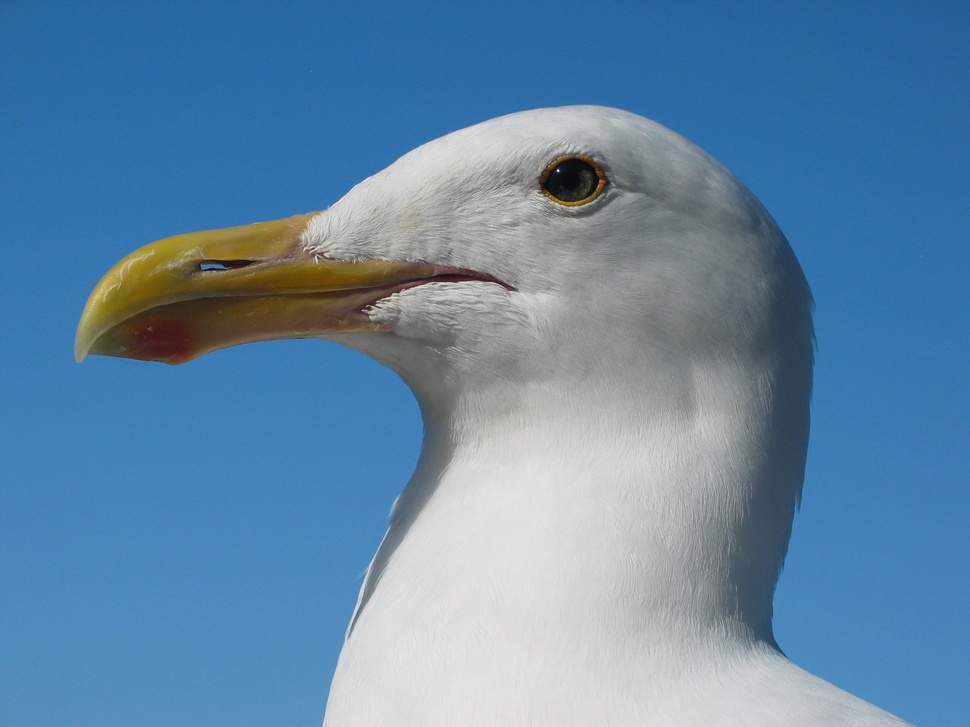
#> input picture dataset/False/10.jpeg, 970 x 727 px, shrunk from 2272 x 1704 before the run
$ jupyter execute --allow-errors processing.ipynb   (older library calls are emulated)
#> lines starting #> are read from the running program, lines starting #| are printed output that depends on the picture; after the words box and inside, x2 and y2 are one past the last pixel; in counts of white or black regions, pixels touching at a corner belong together
[cell 1]
import numpy as np
import pandas as pd
import cv2
import matplotlib.pyplot as plt
import pathlib
import os
from sklearn.svm import SVC
from sklearn.metrics import make_scorer, accuracy_score, precision_score, recall_score, f1_score, roc_auc_score
import joblib

[cell 2]
def feature_extraction(img_in, mask):
    feature = {'mean_0': [],
               'mean_1': [],
               'mean_2': [],
               'median_0': [],
               'median_1': [],
               'median_2': [],
              }

    feature['mean_0'].append(int(np.mean(img_in[:, :, 0][mask == 0])))
    feature['mean_1'].append(int(np.mean(img_in[:, :, 1][mask == 0])))
    feature['mean_2'].append(int(np.mean(img_in[:, :, 2][mask == 0])))
    feature['median_0'].append(int(np.median(img_in[:, :, 0][mask == 0])))
    feature['median_1'].append(int(np.median(img_in[:, :, 1][mask == 0])))
    feature['median_2'].append(int(np.median(img_in[:, :, 2][mask == 0])))

    df = pd.DataFrame.from_dict(feature)

    return df

[cell 3]
def histogram_equalization(img_in):

    # segregate color streams
    b, g, r = cv2.split(img_in)
    h_b, _ = np.histogram(b, 256, [0, 256])
    h_g, _ = np.histogram(g, 256, [0, 256])
    h_r, _ = np.histogram(r, 256, [0, 256])

    # Cumulative distribution function
    cdf_b = np.cumsum(h_b)
    cdf_g = np.cumsum(h_g)
    cdf_r = np.cumsum(h_r)

    # Normalize the cumulative distribution function
    cdf_norm_b = np.ma.masked_equal(cdf_b, 0)
    cdf_norm_b = ((cdf_norm_b - cdf_norm_b.min()) * 255 / (cdf_norm_b.max() - cdf_norm_b.min()))
    cdf_final_b = np.ma.filled(cdf_norm_b, 0).astype("uint8")
    cdf_norm_g = np.ma.masked_equal(cdf_g, 0)
    cdf_norm_g = ((cdf_norm_g - cdf_norm_g.min()) * 255 / (cdf_norm_g.max() - cdf_norm_g.min()))
    cdf_final_g = np.ma.filled(cdf_norm_g, 0).astype("uint8")
    cdf_norm_r = np.ma.masked_equal(cdf_r, 0)
    cdf_norm_r = ((cdf_norm_r - cdf_norm_r.min()) * 255 / (cdf_norm_r.max() - cdf_norm_r.min()))
    cdf_final_r = np.ma.filled(cdf_norm_r, 0).astype("uint8")

    # merge the images in the three channels
    img_b = cdf_final_b[b]
    img_g = cdf_final_g[g]
    img_r = cdf_final_r[r]
    img_out = cv2.merge((img_b, img_g, img_r))
    return img_out

[cell 4]
def sharpening(img_in):
    kernel = np.array([[-1, -1, -1], [-1, 9, -1], [-1, -1, -1]])
    sharpened = cv2.filter2D(img_in, -1, kernel)
    return sharpened

[cell 5]
def remove_background(img_in):
    img_edge, significant = segmentation_by_edge(img_in)
    mask = img_edge.copy()
    mask[mask > 0] = 0
    cv2.fillPoly(mask, significant, 255)
    mask = np.logical_not(mask)
    img_in[mask] = 255
    return img_in, mask

[cell 6]
def segmentation_by_edge(img_in):
    # step1: remove noise
    img = cv2.GaussianBlur(img_in, (5, 5), 0)

    # step2: edge detection
    # finding the max intesity from among the R,G and B edges. img_edge = np.max(
    img_edge = np.max(np.array([
            edge_detection(img[:, :, 0]),
            edge_detection(img[:, :, 1]),
            edge_detection(img[:, :, 2]),
        ]),axis = 0,)

    # step3: Remove the false edge
    mean = np.mean(img_edge)
    img_edge[img_edge <= mean * 1.5] = 0
    # step4 , step5 : Loss of rupture and find contours
    img_edge = np.asarray(img_edge, np.uint8)
    contours, heirarchy = cv2.findContours(img_edge, cv2.RETR_TREE, cv2.CHAIN_APPROX_SIMPLE)

    contours_level1 = []
    for i, tupl in enumerate(heirarchy[0]):
        if tupl[3] == -1:
            tupl = np.insert(tupl, 0, [i])
            contours_level1.append(tupl)
    contours_significant = []
    contors_tooSmall = img_edge.size * 5 / 100
    for tupl in contours_level1:
        contour = contours[tupl[0]]
        area = cv2.contourArea(contour)
        if area > contors_tooSmall:
            contours_significant.append([contour, area])
            cv2.drawContours(img, [contour], 0, (0, 255, 0), 2, cv2.LINE_AA, maxLevel=1)
    contours_significant.sort(key=lambda x: x[1])
    significant = [x[0] for x in contours_significant]
    return (img_edge, significant)

[cell 7]
def edge_detection(channel):
    sobelX = cv2.Sobel(channel, cv2.CV_16S, 1, 0)
    sobelY = cv2.Sobel(channel, cv2.CV_16S, 0, 1)
    sobel = np.hypot(sobelX, sobelY)
    sobel[sobel > 255] = 255
    return sobel

[cell 8]
# image_path = 'dataset/True/36.jpg'
image_path = 'dataset/False/10.jpeg'

image = cv2.imread(image_path)
#> image is the input picture: shape (727, 970, 3); mean B, G, R 166.6, 134.5, 97.1
path = os.path.join('result', pathlib.Path(image_path).name)
isExist = os.path.exists(path)
if not isExist:
    os.mkdir(path)

plt.imshow(cv2.cvtColor(image, cv2.COLOR_BGR2RGB))
plt.title("Original Image")
plt.axis("off")
cv2.imwrite(os.path.join(path,'main_image.png'),image)
#> Out = True

[cell 9]
img = np.asarray(image)
flat = img.flatten()

plt.hist(flat, bins=50)
plt.title("Before Applied Histogram Equalization")
plt.savefig(os.path.join(path,'hist_before.png'))

[cell 10]
img_out = histogram_equalization(image)
#> in histogram_equalization, `b, g, r = cv2.split(img_in)`:
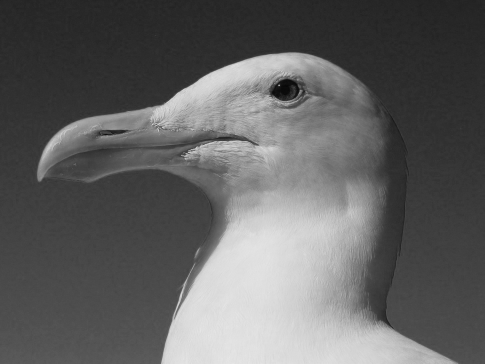
#> r: shape (727, 970) (shown at 1/2 size); min 0, max 254, mean 97.1
#> in histogram_equalization, `h_b, _ = np.histogram(b, 256, [0, 256])`: h_b = 256 values, max 27352 at index 187, min 0 at index 241, mean 2754.6
#> in histogram_equalization, `h_g, _ = np.histogram(g, 256, [0, 256])`: h_g = 256 values, max 17260 at index 105, min 0 at index 0, mean 2754.6
#> in histogram_equalization, `h_r, _ = np.histogram(r, 256, [0, 256])`: h_r = 256 values, max 20096 at index 42, min 0 at index 1, mean 2754.6
#> in histogram_equalization, `cdf_b = np.cumsum(h_b)`: cdf_b = 256 values from 25 to 705190
#> in histogram_equalization, `cdf_g = np.cumsum(h_g)`: cdf_g = 256 values from 0 to 705190
#> in histogram_equalization, `cdf_r = np.cumsum(h_r)`: cdf_r = 256 values from 2 to 705190
#> in histogram_equalization, `cdf_final_b = np.ma.filled(cdf_norm_b, 0).astype("uint8")`: cdf_final_b = 256 values from 0 to 255
#> in histogram_equalization, `img_out = cv2.merge((img_b, img_g, img_r))`:
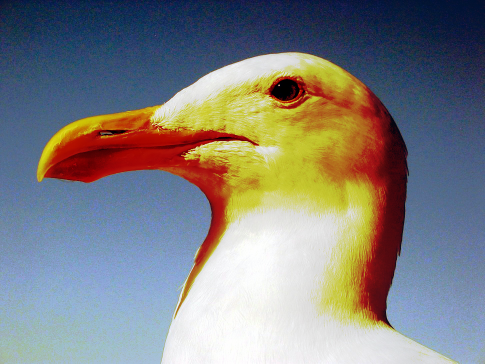
#> img_out: shape (727, 970, 3) (shown at 1/2 size); mean B, G, R 128.9, 128.5, 128.4

plt.imshow(cv2.cvtColor(img_out, cv2.COLOR_BGR2RGB))
plt.title("Applied Histogram Equalization")
plt.axis("off")
cv2.imwrite(os.path.join(path,'histogram_equalization.png'),img_out)
#> Out = True

[cell 11]
flat = img_out.flatten()
plt.hist(flat, bins=50)
plt.title("After Applied Histogram Equalization")
plt.savefig(os.path.join(path,'hist_after.png'))

[cell 12]
img_out = sharpening(image)
plt.imshow(cv2.cvtColor(img_out, cv2.COLOR_BGR2RGB))
plt.title("Applied Sharpening")
plt.axis("off")
plt.savefig(os.path.join(path,'sharpening.png'))

[cell 13]
img_out, mask = remove_background(image)
#> in edge_detection (call 3), `sobel[sobel > 255] = 255`:
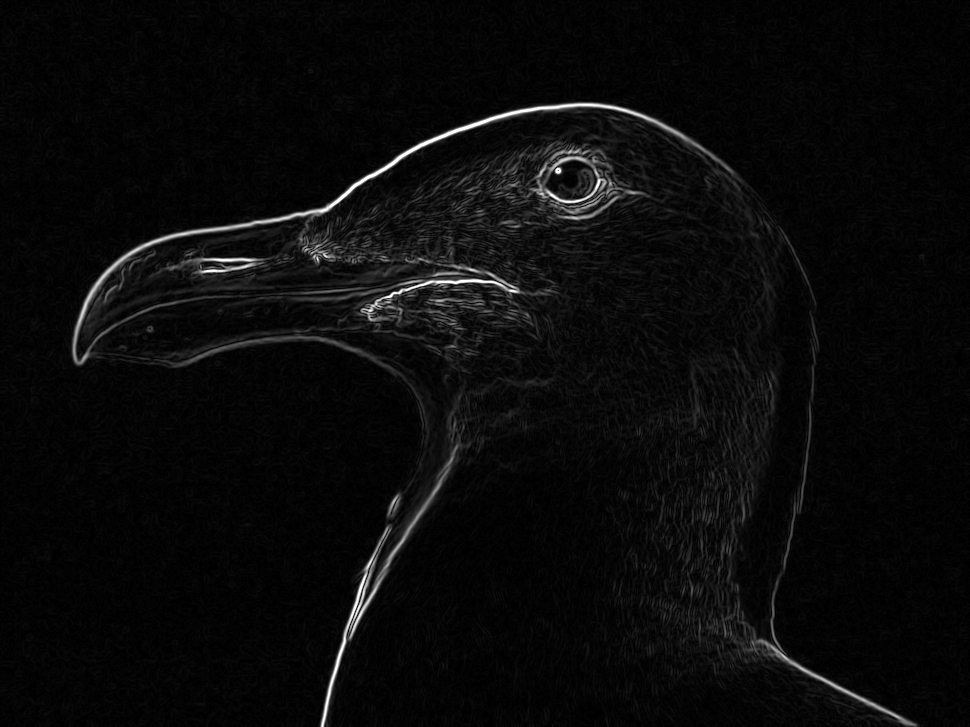
#> sobel: shape (727, 970) float32; min 0, max 255, mean 10.3
#> in segmentation_by_edge, `mean = np.mean(img_edge)`: mean = 12.97
#> in segmentation_by_edge, `contours, heirarchy = cv2.findContours(img_edge, cv2.RETR_TREE, cv2.CH..`: contours = 2552 contours, 2286 with area under 20; largest, box (x1, y1, x2, y2) and area: (71, 101, 919, 727) 96798, (101, 296, 359, 357) 8224, (102, 266, 195, 315) 1020, (695, 417, 739, 533) 934, (256, 271, 343, 294) 802
#> the loop in segmentation_by_edge, `for i, tupl in enumerate(heirarchy[0]):` made 2552 passes
#> tupl on passes 1 to 8: [0, 1, -1, -1, -1], [1, 2, 0, -1, -1], [2, 3, 1, -1, -1], [3, 4, 2, -1, -1], [4, 5, 3, -1, -1], [5, 6, 4, -1, -1], [6, 7, 5, -1, -1], [7, 8, 6, -1, -1]
#> after the loop in segmentation_by_edge, `for i, tupl in enumerate(heirarchy[0]):`: contours_level1 = 973 items, first 6: [0, 1, -1, -1, -1], [1, 2, 0, -1, -1], [2, 3, 1, -1, -1], [3, 4, 2, -1, -1], [4, 5, 3, -1, -1], [5, 6, 4, -1, -1]
#> the loop in segmentation_by_edge, `for tupl in contours_level1:` made 973 passes
#> (tupl, area) on passes 20, 37: ([19, 20, 18, -1, -1], 52), ([36, 37, 35, -1, -1], 22.5)
#> after the loop in segmentation_by_edge, `for tupl in contours_level1:`:
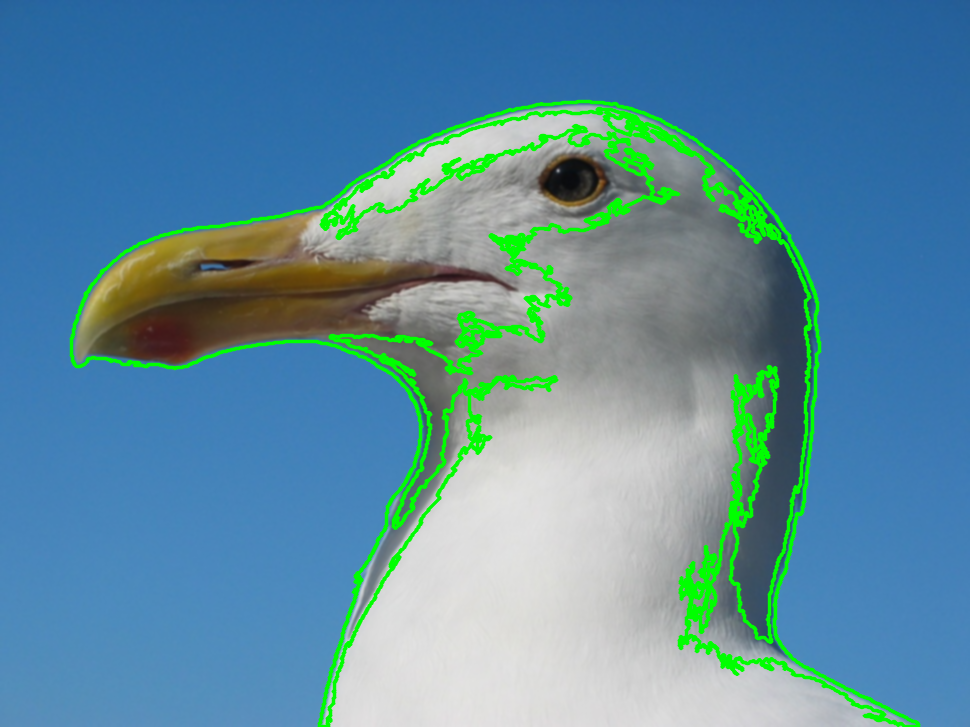
#> img: shape (727, 970, 3); mean B, G, R 158.9, 140.3, 91.2
#> after the loop in segmentation_by_edge, `for tupl in contours_level1:`: contours_significant = 1 item
#> in segmentation_by_edge, `significant = [x[0] for x in contours_significant]`: significant = 1 contour; box (x1, y1, x2, y2) and area: (71, 101, 919, 727) 96798
#> in remove_background, `cv2.fillPoly(mask, significant, 255)`:
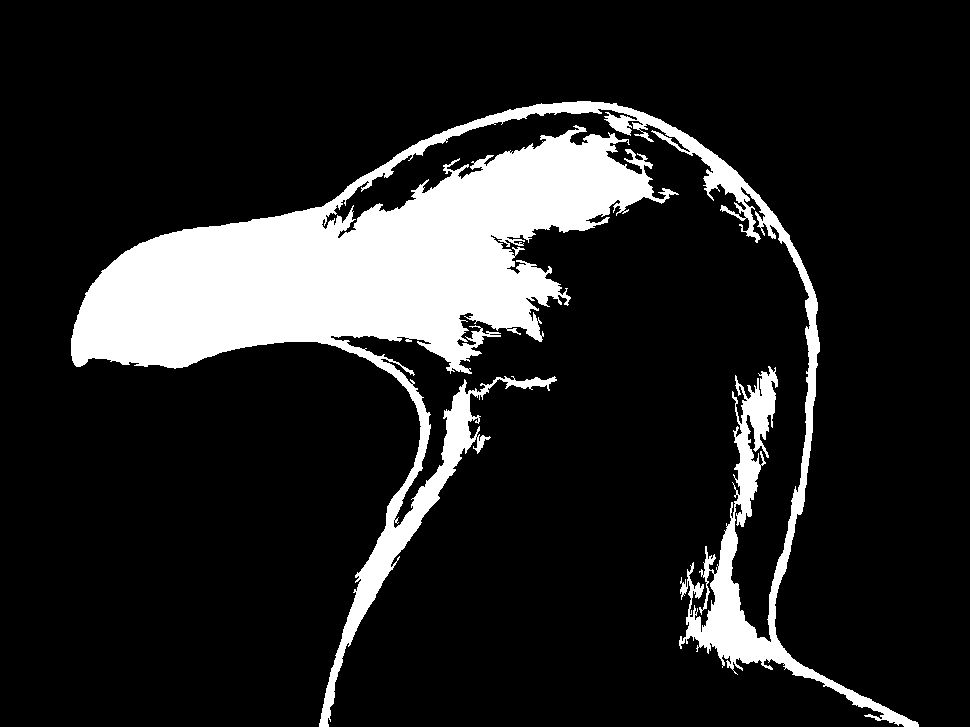
#> mask: shape (727, 970); 14.4% white; 1 white region, box (x1, y1, x2, y2) and area: (71, 101, 919, 727) 101893
#> in remove_background, `img_in[mask] = 255`:
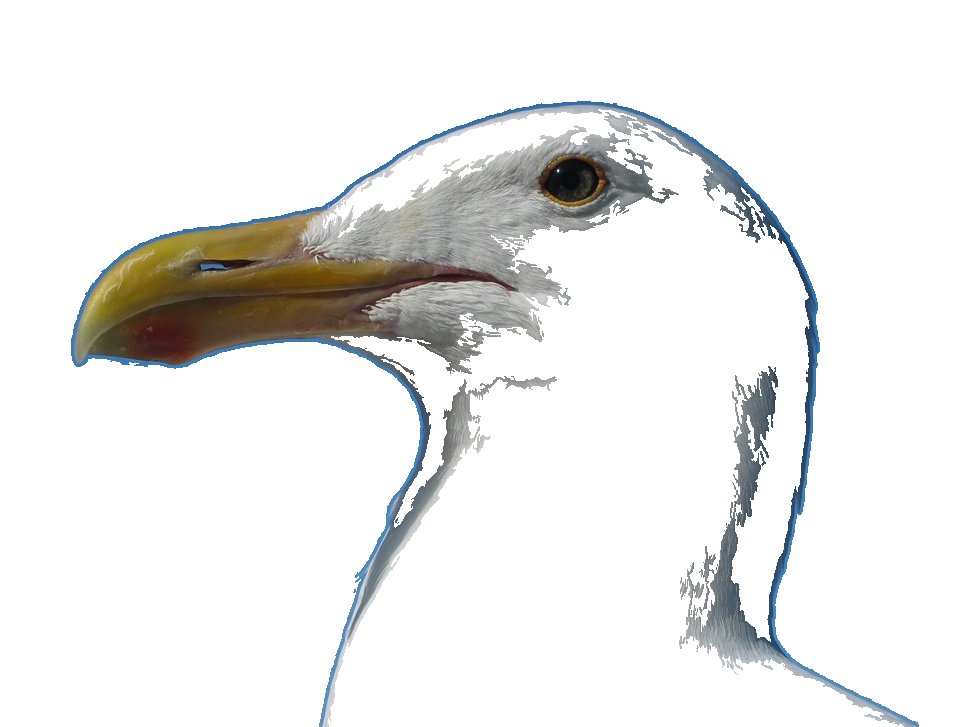
#> img_in: shape (727, 970, 3); mean B, G, R 234.7, 235.6, 235.6
plt.imshow(cv2.cvtColor(img_out, cv2.COLOR_BGR2RGB))
plt.title("Applied Remove Background")
plt.axis("off")
plt.savefig(os.path.join(path,'remove_background.png'))

[cell 14]
X_test = feature_extraction(img_out, mask)
#> X_test = table of 1 rows and 6 columns
X_test
#> Out = table of 1 rows and 6 columns

$ run again, with dataset/True/36.jpg copied over dataset/False/10.jpeg
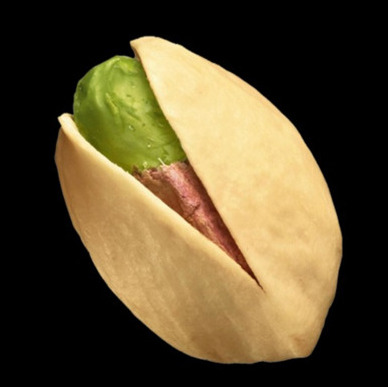
#> input picture dataset/True/36.jpg, 388 x 387 px
#> image is the input picture: shape (387, 388, 3); mean B, G, R 47.4, 76.9, 91
#> `cv2.imwrite(os.path.join(path,'main_image.png'),image)`: Out = True
#> h_b = 256 values, max 76635 at index 0, min 0 at index 214, mean 586.5
#> h_g = 256 values, max 76889 at index 0, min 0 at index 251, mean 586.5
#> h_r = 256 values, max 76525 at index 0, min 5 at index 39, mean 586.5
#> cdf_b = 256 values from 76635 to 150156
#> cdf_g = 256 values from 76889 to 150156
#> cdf_r = 256 values from 76525 to 150156
#> cdf_final_b = 256 values from 0 to 255
#> `cv2.imwrite(os.path.join(path,'histogram_equalization.png'),img_out)`: Out = True
#> mean = 21.7
#> contours = 437 contours, 403 with area under 20; largest, box (x1, y1, x2, y2) and area: (52, 33, 345, 367) 70046, (57, 38, 339, 362) 45629, (75, 84, 165, 170) 2939, (99, 65, 125, 101) 394, (147, 180, 183, 214) 392
#> the loop in segmentation_by_edge, `for i, tupl in enumerate(heirarchy[0]):` made 437 passes
#> tupl on passes 1 to 8: [0, -1, -1, 1, -1], [2, -1, -1, 0], [3, 1, -1, 0], [4, 2, -1, 0], [5, 3, -1, 0], [6, 4, -1, 0], [7, 5, -1, 0], [8, 6, -1, 0]
#> after the loop in segmentation_by_edge, `for i, tupl in enumerate(heirarchy[0]):`: contours_level1 = [[0, -1, -1, 1, -1]]
#> the loop in segmentation_by_edge, `for tupl in contours_level1:` made 1 pass
#> (tupl, area) on pass 1: ([0, -1, -1, 1, -1], 70046)
#> after the loop in segmentation_by_edge, `for tupl in contours_level1:`:
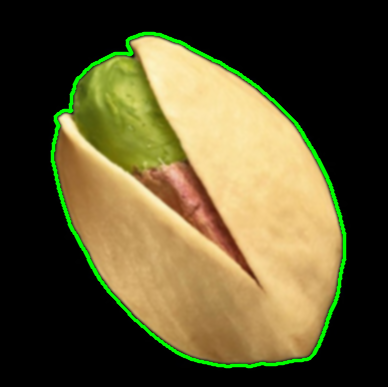
#> img: shape (387, 388, 3); mean B, G, R 47.2, 82.9, 90.7
#> after the loop in segmentation_by_edge, `for tupl in contours_level1:`: contours_significant = 1 item
#> in segmentation_by_edge, `significant = [x[0] for x in contours_significant]`: significant = 1 contour; box (x1, y1, x2, y2) and area: (52, 33, 345, 367) 70046
#> in remove_background, `img_in[mask] = 255`:
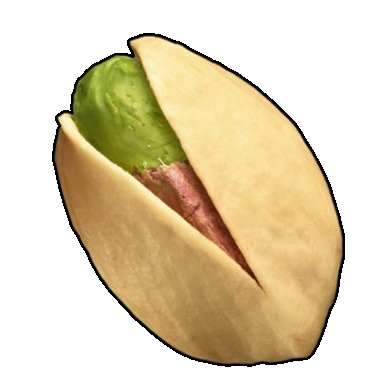
#> img_in: shape (387, 388, 3); mean B, G, R 182.6, 212.2, 226.2
#> X_test = table of 1 rows and 6 columns

$ run again, with dataset/False/11.jpeg copied over dataset/False/10.jpeg
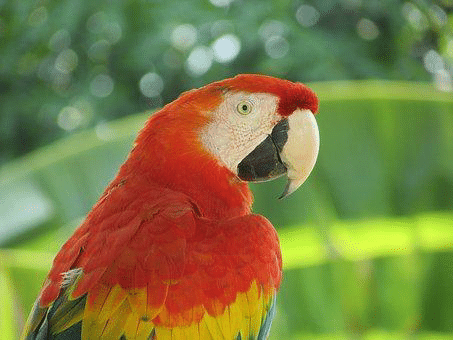
#> input picture dataset/False/11.jpeg, 453 x 340 px
#> image is the input picture: shape (340, 453, 3); mean B, G, R 68.7, 124.5, 125.6
#> `cv2.imwrite(os.path.join(path,'main_image.png'),image)`: Out = True
#> h_b = 256 values, max 4492 at index 27, min 0 at index 0, mean 601.6
#> h_g = 256 values, max 3375 at index 118, min 0 at index 0, mean 601.6
#> h_r = 256 values, max 4184 at index 84, min 0 at index 0, mean 601.6
#> cdf_b = 256 values from 0 to 154020
#> cdf_final_b = 256 values from 0 to 255
#> `cv2.imwrite(os.path.join(path,'histogram_equalization.png'),img_out)`: Out = True
#> mean = 36.45
#> contours = 438 contours, 372 with area under 20; largest, box (x1, y1, x2, y2) and area: (19, 30, 453, 340) 24118, (203, 94, 275, 170) 3152, (183, 32, 243, 78) 1650, (285, 113, 313, 181) 1297, (240, 136, 286, 180) 994
#> the loop in segmentation_by_edge, `for i, tupl in enumerate(heirarchy[0]):` made 438 passes
#> tupl on passes 1 to 8: [0, 1, -1, -1, -1], [1, 2, 0, -1, -1], [2, 3, 1, -1, -1], [3, 4, 2, -1, -1], [4, 5, 3, -1, -1], [5, 6, 4, -1, -1], [6, 7, 5, -1, -1], [7, 8, 6, -1, -1]
#> after the loop in segmentation_by_edge, `for i, tupl in enumerate(heirarchy[0]):`: contours_level1 = 165 items, first 6: [0, 1, -1, -1, -1], [1, 2, 0, -1, -1], [2, 3, 1, -1, -1], [3, 4, 2, -1, -1], [4, 5, 3, -1, -1], [5, 6, 4, -1, -1]
#> the loop in segmentation_by_edge, `for tupl in contours_level1:` made 165 passes
#> (tupl, area) on passes 4, 7, 8: ([3, 4, 2, -1, -1], 29.5), ([6, 7, 5, -1, -1], 60), ([7, 8, 6, -1, -1], 188.5)
#> after the loop in segmentation_by_edge, `for tupl in contours_level1:`: contours_significant = 1 item
#> in segmentation_by_edge, `significant = [x[0] for x in contours_significant]`: significant = 1 contour; box (x1, y1, x2, y2) and area: (19, 30, 453, 340) 24118
#> in remove_background, `cv2.fillPoly(mask, significant, 255)`:
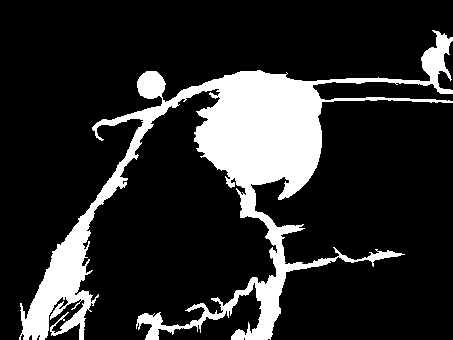
#> mask: shape (340, 453); 16.9% white; 1 white region, box (x1, y1, x2, y2) and area: (19, 30, 453, 340) 26067
#> in remove_background, `img_in[mask] = 255`:
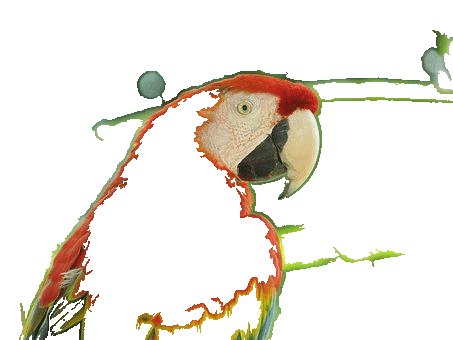
#> img_in: shape (340, 453, 3); mean B, G, R 225.5, 233.5, 238.4
#> X_test = table of 1 rows and 6 columns
